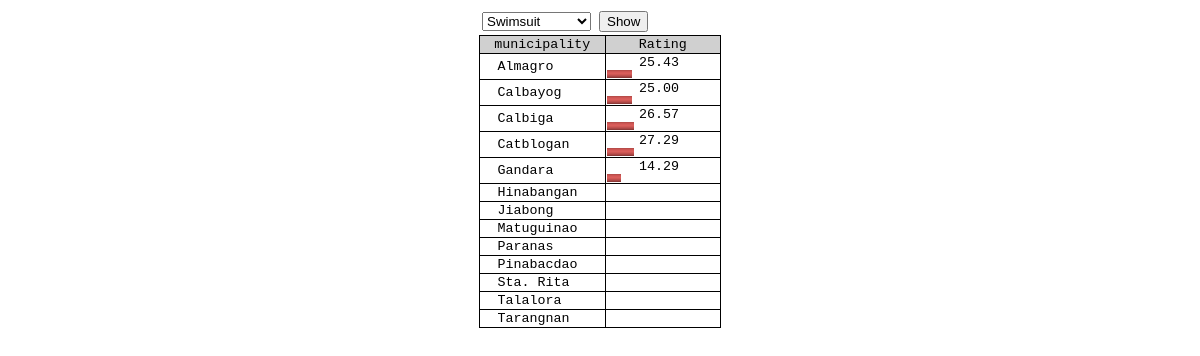
The app's page /admin/score_board_graph.php with its own data.
### tables this page shows
CREATE TABLE `criteria_flag` (
  `active_id` int(11) NOT NULL auto_increment,
  `used_id` int(11) default NULL,
  `criteria_id` int(11) default NULL,
  `status_id` int(11) default NULL,
  `active_cons` int(11) default NULL,
  PRIMARY KEY  (`active_id`)
);

CREATE TABLE `semi_criteria` (
  `criteria_id` int(11) NOT NULL auto_increment,
  `criteria_name` varchar(30) default NULL,
  `criteria_perc` int(11) default NULL,
  `start_flag` int(11) default NULL,
  `end_flag` int(11) default NULL,
  `info` varchar(20) default NULL,
  PRIMARY KEY  (`criteria_id`)
);

CREATE TABLE `contestants` (
  `contestant_id` int(11) NOT NULL auto_increment,
  `contestant_num` int(11) default NULL,
  `firstname` varchar(30) default NULL,
  `lastname` varchar(30) default NULL,
  `middlename` varchar(20) default NULL,
  `birthdate` date default NULL,
  `municipality` varchar(30) default NULL,
  `address` varchar(30) default NULL,
  `finalist` int(11) default '0',
  `photo1` varchar(20) default NULL,
  `photo2` varchar(20) default NULL,
  `photo3` varchar(20) default NULL,
  `photo4` varchar(20) default NULL,
  `photo5` varchar(20) default NULL,
  PRIMARY KEY  (`contestant_id`)
);

### admin/score_board_graph.php (the view, shortened to what this page needs)
<?php require_once('../Connections/conn_mutya.php'); ?>
<?php
$query_contestant = "SELECT contestant_id, municipality FROM contestants";
$contestant = mysql_query($query_contestant, $conn_mutya) or die(mysql_error());
$row_contestant = mysql_fetch_assoc($contestant);
$query_cri_flag = "SELECT active_id, used_id, criteria_id, status_id, active_cons FROM criteria_flag";
$cri_flag = mysql_query($query_cri_flag, $conn_mutya) or die(mysql_error());
$row_cri_flag = mysql_fetch_assoc($cri_flag);
if ($_REQUEST['src_cri']){
	$curr_cri_id = $_REQUEST['src_cri'];
}else{
	$curr_cri_id =$row_cri_flag['criteria_id'];
}
if ($row_cri_flag['used_id']==1) {
	$query_src_cri = "SELECT criteria_id, criteria_name FROM semi_criteria";
}else{
	$query_src_cri = "SELECT criteria_id, criteria_name FROM final_criteria";
}
	$src_cri = mysql_query($query_src_cri, $conn_mutya) or die(mysql_error());
	$row_src_cri = mysql_fetch_assoc($src_cri);
?><!DOCTYPE html PUBLIC "-//W3C//DTD XHTML 1.0 Transitional//EN" "http://www.w3.org/TR/xhtml1/DTD/xhtml1-transitional.dtd">
<html xmlns="http://www.w3.org/1999/xhtml">
<head>
</head>
<body>
<table border="0" align="center" width="242">
<tr>
<td align="left">
<form action="" method="post">
  <label>
  <select name="src_cri" id="src_cri">
    <?php
do {
?>
    <option value="<?php echo $row_src_cri['criteria_id']?>" <?php if ($row_src_cri['criteria_id']==$curr_cri_id){ echo 'selected="selected" SELECTED';} ?>><?php echo $row_src_cri['criteria_name']?></option>
    <?php
} while ($row_src_cri = mysql_fetch_assoc($src_cri));
?>
  </select>
  <input type="submit" name="btnshow" value="Show" />
  </label>
</form>
</td>
</tr>
</table>
<table border="1" align="center" width="242" class="contestant">
  <tr>
    <th align="center" class="contestant">municipality</th>
    <th align="center" class="contestant">Rating</th>
  </tr>
  <?php do { ?>
    <tr>
      <td class="contestant">&nbsp;&nbsp;<?php echo $row_contestant['municipality']; ?></td>
      <?php
		$query_judges = "SELECT judgeid, firstname, lastname FROM judges";
		$judges = mysql_query($query_judges, $conn_mutya) or die(mysql_error());
		$row_judges = mysql_fetch_assoc($judges);
		$counter=0;
		$rating=0;
    	do {
			if ($row_cri_flag['used_id']==1) {
				$query_scores = "SELECT score_id, judge_id, contestant_id, criteria_id, rating FROM semi_scores where criteria_id=". $curr_cri_id . " and judge_id=". $row_judges['judgeid'] . " and contestant_id=" . $row_contestant['contestant_id'];
				$scores = mysql_query($query_scores, $conn_mutya) or die(mysql_error());
				$row_scores = mysql_fetch_assoc($scores);
			}
			do {
				$rating = $rating + $row_scores['rating'];
				$counter++;
    		} while ($row_scores = mysql_fetch_assoc($scores));
    	} while ($row_judges = mysql_fetch_assoc($judges));
		$total = $rating / $counter;
		$total = number_format($total,2);
		if ($total<1) {
			echo '<td align="left" class="contestant">&nbsp;</td>';
		}else{
			echo "<td align=\"left\" class=\"contestant\">&nbsp;&nbsp;&nbsp;&nbsp;" . $total . "&nbsp;&nbsp;<br \>" . "<img height=\"8\"  src=\"images/chart.jpg\" width=\"" . $total ."\" /></td>";
		}
	  ?>
    </tr>
    <?php } while ($row_contestant = mysql_fetch_assoc($contestant)); ?>
</table>
</body>
</html>

### admin/score_board_graph.php (style rules this page uses)
th { font-family:'Courier New'; font-size:10pt; font-weight:normal }
td { font-family:'Courier New'; font-size:10pt }
table.contestant { border-style:solid; border-width:thin; border-color:black; border-collapse:collapse }
th.contestant { border-style:solid; border-width:thin; background-color:#d0d0d0 }
td.contestant { border-style:solid; border-width:thin; padding-left:0.4mm; padding-right:0.4mm }

### records on screen
criteria_flag: src_cri "Swimsuit"
contestants: municipality "Almagro"
contestants: municipality "Calbayog", total "25.00"
contestants: municipality "Calbiga", total "26.57"
contestants: municipality "Catblogan", total "27.29"
contestants: municipality "Gandara", total "14.29"
contestants: municipality "Hinabangan"
contestants: municipality "Jiabong"
contestants: municipality "Matuguinao"
contestants: municipality "Paranas"
contestants: municipality "Pinabacdao"
contestants: municipality "Sta. Rita"
contestants: municipality "Talalora"
contestants: municipality "Tarangnan"

### other values on screen
$total "25.43"
